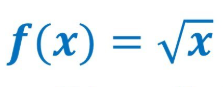
#> input picture Statistics & Probability/Skew/Remove Skew/images/squareroot.png, 223 x 87 px
$ jupyter execute 'square root transformation.ipynb'
#> lines starting #> are read from the running program, lines starting #| are printed output that depends on the picture
1. [Square Root Tramsformation - Gaussian](#square-root-tramsformation---gaussian)

#### Square Root Tramsformation - Gaussian:
- it is used to normalize the data by taking the square root of all the values
- reduces the skewness and kurtosis of data
- helps in outlier detection

[cell 1]
from PIL import Image
from IPython.display import display

img = Image.open('images/squareroot.png')
#> img is the input picture: PIL image 223x87 RGBA; mean R, G, B, A 234.4, 243.2, 248.1, 255
new_image = img.resize((180, 80))
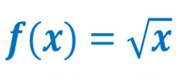
#> new_image: PIL image 180x80 RGBA; mean R, G, B, A 234.4, 243.1, 248.1, 255
display(new_image)


$ run again, with Statistics & Probability/Skew/Remove Skew/images/boxcox.png copied over Statistics & Probability/Skew/Remove Skew/images/squareroot.png
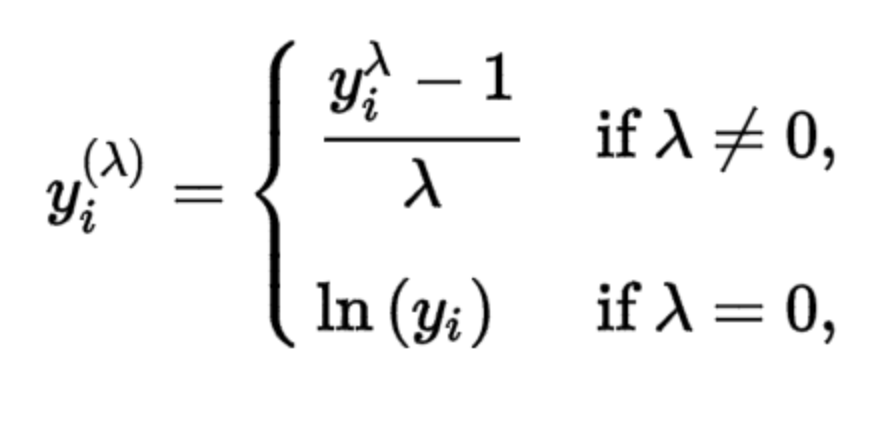
#> input picture Statistics & Probability/Skew/Remove Skew/images/boxcox.png, 884 x 422 px
#> img is the input picture: PIL image 884x422 P; mean R, G, B 244.7, 244.7, 244.7
#> `new_image = img.resize((180, 80))`:
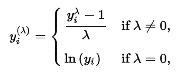
#> new_image: PIL image 180x80 P; min 0, max 255, mean 244.6

$ run again, with Statistics & Probability/Skew/Remove Skew/images/exp.png copied over Statistics & Probability/Skew/Remove Skew/images/squareroot.png
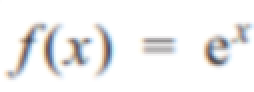
#> input picture Statistics & Probability/Skew/Remove Skew/images/exp.png, 127 x 46 px (shown 2 times larger)
#> img is the input picture: PIL image 127x46 RGBA; mean R, G, B, A 241.5, 241.3, 241.3, 255
#> `new_image = img.resize((180, 80))`:
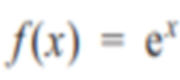
#> new_image: PIL image 180x80 RGBA; mean R, G, B, A 241.5, 241.3, 241.3, 255

$ run again, with Statistics & Probability/Skew/Remove Skew/images/log.png copied over Statistics & Probability/Skew/Remove Skew/images/squareroot.png
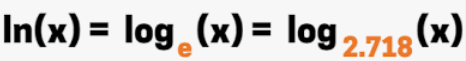
#> input picture Statistics & Probability/Skew/Remove Skew/images/log.png, 466 x 61 px
#> img is the input picture: PIL image 466x61 RGBA; mean R, G, B, A 209, 205.2, 202.7, 255
#> `new_image = img.resize((180, 80))`:
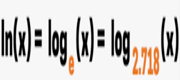
#> new_image: PIL image 180x80 RGBA; mean R, G, B, A 209.4, 205.6, 203.1, 255
